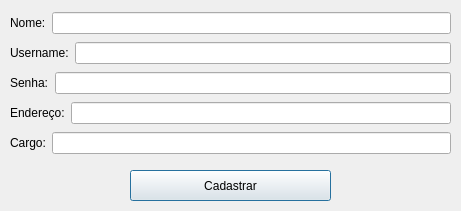
<?xml version="1.0" encoding="UTF-8"?>
<ui version="4.0">
 <class>cadastroColaborador</class>
 <widget class="QDialog" name="cadastroColaborador">
  <property name="geometry">
   <rect>
    <x>0</x>
    <y>0</y>
    <width>461</width>
    <height>211</height>
   </rect>
  </property>
  <property name="windowTitle">
   <string>Dialog</string>
  </property>
  <widget class="QPushButton" name="pushButton">
   <property name="geometry">
    <rect>
     <x>130</x>
     <y>170</y>
     <width>201</width>
     <height>31</height>
    </rect>
   </property>
   <property name="text">
    <string>Cadastrar</string>
   </property>
  </widget>
  <widget class="QWidget" name="">
   <property name="geometry">
    <rect>
     <x>10</x>
     <y>10</y>
     <width>441</width>
     <height>146</height>
    </rect>
   </property>
   <layout class="QVBoxLayout" name="verticalLayout">
    <item>
     <layout class="QHBoxLayout" name="horizontalLayout_5">
      <item>
       <widget class="QLabel" name="label">
        <property name="text">
         <string>Nome:</string>
        </property>
       </widget>
      </item>
      <item>
       <widget class="QLineEdit" name="txt_nome"/>
      </item>
     </layout>
    </item>
    <item>
     <layout class="QHBoxLayout" name="horizontalLayout_4">
      <item>
       <widget class="QLabel" name="label_3">
        <property name="text">
         <string>Username:</string>
        </property>
       </widget>
      </item>
      <item>
       <widget class="QLineEdit" name="txt_username"/>
      </item>
     </layout>
    </item>
    <item>
     <layout class="QHBoxLayout" name="horizontalLayout_3">
      <item>
       <widget class="QLabel" name="label_4">
        <property name="text">
         <string>Senha:</string>
        </property>
       </widget>
      </item>
      <item>
       <widget class="QLineEdit" name="txt_senha">
        <property name="echoMode">
         <enum>QLineEdit::Password</enum>
        </property>
       </widget>
      </item>
     </layout>
    </item>
    <item>
     <layout class="QHBoxLayout" name="horizontalLayout_2">
      <item>
       <widget class="QLabel" name="label_2">
        <property name="text">
         <string>Endereço:</string>
        </property>
       </widget>
      </item>
      <item>
       <widget class="QLineEdit" name="txt_endereco"/>
      </item>
     </layout>
    </item>
    <item>
     <layout class="QHBoxLayout" name="horizontalLayout">
      <item>
       <widget class="QLabel" name="label_5">
        <property name="text">
         <string>Cargo:</string>
        </property>
       </widget>
      </item>
      <item>
       <widget class="QLineEdit" name="txt_cargo"/>
      </item>
     </layout>
    </item>
   </layout>
  </widget>
 </widget>
 <resources/>
 <connections/>
</ui>
